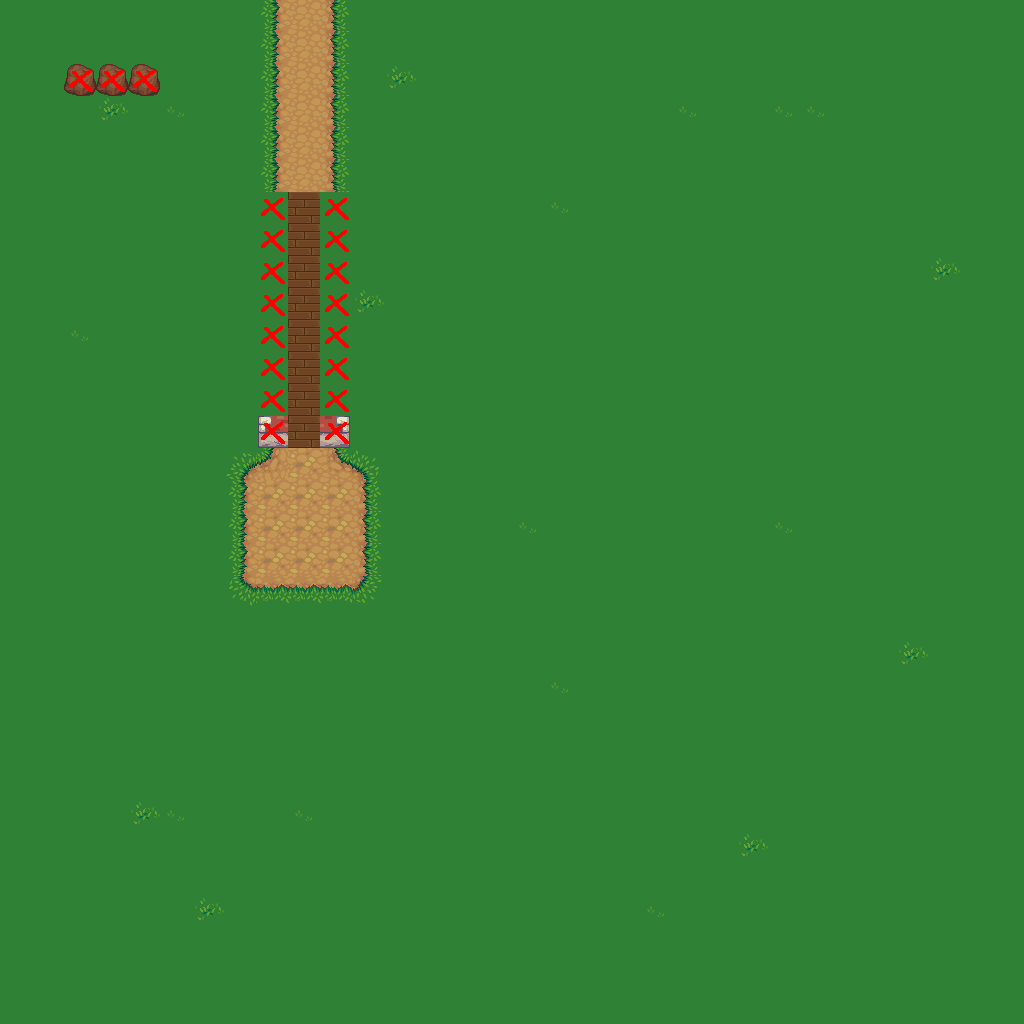

A 2D game scene composited from a Tiled map and its tileset images. What follows is a short description and the map's XML, with each tile layer's data collapsed to a summary:
An orthogonal 32x32 tile map with 32x32 px tiles, 2 tile layers (background, collision), 2 hidden layers not drawn, 5 tilesets.

<map version="1.0" orientation="orthogonal" width="32" height="32" tilewidth="32" tileheight="32">
 <tileset firstgid="1" source="t_00.tsx" />
 <tileset firstgid="51" source="t_99.tsx" />
 <tileset firstgid="56" source="t_01.tsx" />
 <tileset firstgid="106" source="t_02.tsx" />
 <tileset firstgid="156" source="t_03.tsx" />
 <layer name="background" width="32" height="32">
  <data>[1024 cells, 1024 non-empty, 18 distinct tile ids]</data>
 </layer>
 <layer name="int" width="32" height="32" visible="0">
  <data>[1024 cells, 8 non-empty, 1 distinct tile ids]</data>
 </layer>
 <objectgroup name="player" width="32" height="32" />
 <layer name="ceil" width="32" height="32" visible="0">
  <data>[1024 cells, 20 non-empty, 11 distinct tile ids]</data>
 </layer>
 <layer name="collision" width="32" height="32">
  <data>[1024 cells, 19 non-empty, 1 distinct tile ids]</data>
 </layer>
</map>
